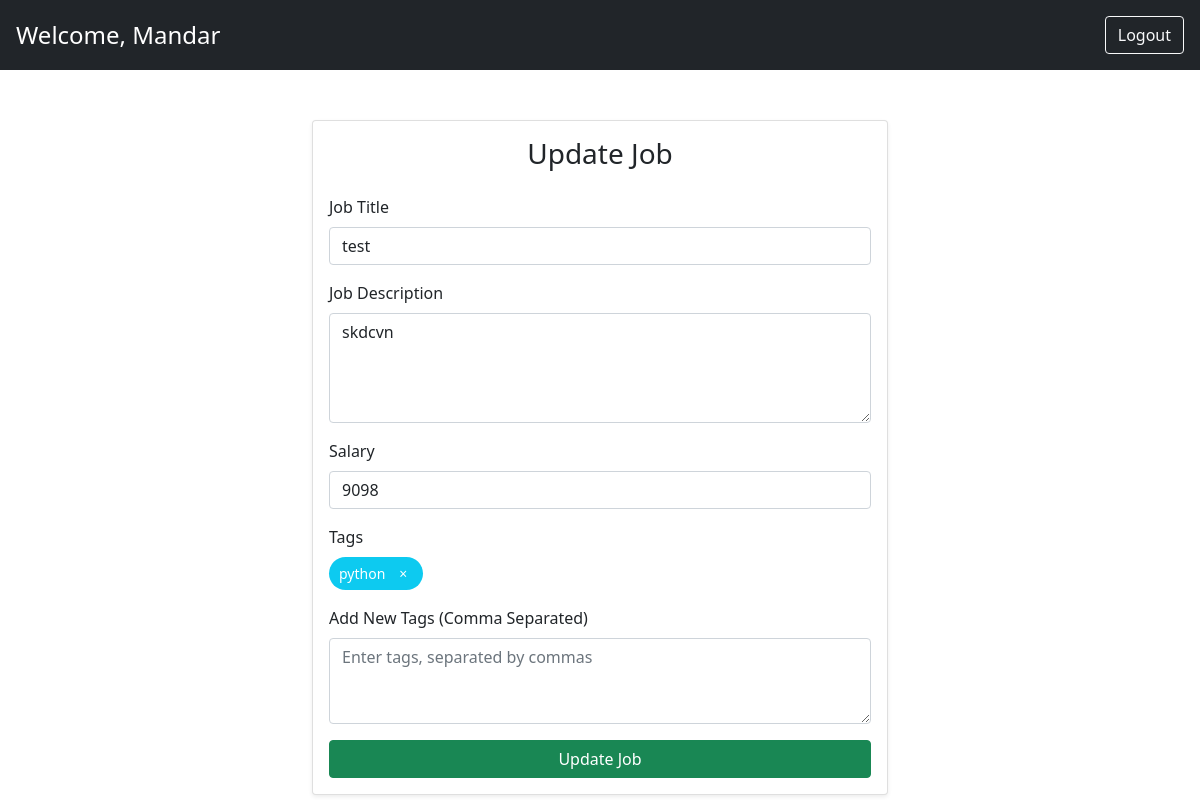
The app's page /job/update/18/ (signed in) with its own data.
### authentication/models.py (models this page shows, shortened)
class CustomUser(AbstractBaseUser):
    email = models.EmailField(unique=True)
    first_name = models.CharField(max_length=100)
    is_active = models.BooleanField(default=True)
    objects = CustomUserManager()
    USERNAME_FIELD = 'email'
    REQUIRED_FIELDS = ['first_name']

### jobs/models.py (models this page shows, shortened)
class Job(models.Model):
    title = models.CharField(max_length=255)
    description = models.TextField(blank=True)
    salary = models.IntegerField()
    company = models.ForeignKey(Company, on_delete=models.CASCADE, related_name='jobs',null=False)  # One company can have many jobs (for total participation the foreignky has null constraint)

class Tag(models.Model):
    tag = models.CharField(max_length=35)
    job = models.ForeignKey(Job,on_delete=models.CASCADE,null=False)

### jobs/views.py (the view)
# urls.py: path('update/<int:id>/',update_job,name="updatejob"),
@login_required
@company_required
def update_job(request, id):
    job = get_object_or_404(Job, id=id)
    company = Company.objects.filter(user=request.user).first()
    if job.company != company:
        return JsonResponse({'error':'401','message':'something went wrong'})
    if request.method == 'POST':
        form = JobForm(request.POST, instance=job)
        if form.is_valid():
            job = form.save()  # Save the updated job
            tags = form.cleaned_data.get('tags')
            if tags:
                tag_list = [tag.strip() for tag in tags.split(',')]  # Split and clean the tags
                Tag.objects.filter(job=job).delete()
                for tag in tag_list:
                    Tag.objects.get_or_create(tag=tag, job=job)
            return redirect('home')
        else:
            print(form.errors)
        return render(request, 'update-job.html', {'form': form, 'job': job})
    else:
        tags = Tag.objects.filter(job=job)  # Get tags associated with the job
        form = JobForm(instance=job)
        return render(request, 'update-job.html', {'form': form, 'job': job, 'tags': tags})

### jobs/forms.py
class JobForm(forms.ModelForm):
    tags = forms.CharField(
        required=False,
        widget=forms.Textarea(attrs={'placeholder': 'Enter tags separated by commas'}),
        label="Tags"
    )
    class Meta:
        model = Job
        fields = ['title', 'description','salary','tags']

### authentication/templates/update-job.html (shortened to what this page needs)
<!DOCTYPE html>
<html lang="en">
<head>
    <link href="https://cdn.jsdelivr.net/npm/bootstrap@5.0.2/dist/css/bootstrap.min.css" rel="stylesheet">
</head>
<body>
    <div class="bg-dark text-white p-3">
        <div class="d-flex justify-content-between align-items-center">
            <div class="fs-4">Welcome, {{user.first_name}}</div>
            <div>
                <a href="/auth/logout/" class="btn btn-outline-light ms-2">Logout</a>
            </div>
        </div>
    </div>
    <div class="container">
        <div class="card shadow-sm">
            <div class="card-body">
                <h3 class="card-title text-center mb-4">Update Job</h3>
                <form method="post">
                    <div class="mb-3">
                        <label for="title" class="form-label">Job Title</label>
                        <input type="text" id="title" name="title" class="form-control" value="{{ job.title }}" required>
                    </div>
                    <div class="mb-3">
                        <label for="description" class="form-label">Job Description</label>
                        <textarea id="description" name="description" class="form-control" rows="4" required>{{ job.description }}</textarea>
                    </div>
                    <div class="mb-3">
                        <label for="salary" class="form-label">Salary</label>
                        <input type="number" id="salary" name="salary" class="form-control" value="{{ job.salary }}" required>
                    </div>
                    <div class="mb-3">
                        <label for="tags" class="form-label">Tags</label>
                        <div class="tag-container" id="tags-container">
                            {% for tag in tags %}
                                <div class="tag-item" id="tag-{{ tag.id }}">
                                    {{ tag.tag }}
                                    <button type="button" class="remove-btn" onclick="removeTag('{{ tag.id }}', '{{ tag.tag }}')">&times;</button>
                                </div>
                            {% endfor %}
                        </div>
                    </div>
                    <div class="mb-3">
                        <label for="tags_input" class="form-label">Add New Tags (Comma Separated)</label>
                        <textarea id="tags_input" name="tags" class="form-control" rows="3" placeholder="Enter tags, separated by commas"></textarea>
                    </div>
                    <div class="d-grid gap-2">
                        <button type="button" onclick="solve()" class="btn btn-success">Update Job</button>
                    </div>
                </form>
            </div>
        </div>
    </div>
</body>
</html>

### authentication/templates/update-job.html (style rules this page uses)
.tag-container { display: flex; flex-wrap: wrap; gap: 10px; }
.tag-item { display: inline-flex; align-items: center; background-color: #0dcaf0; color: white; padding: 5px 10px; border-radius: 25px; font-size: 14px; }
.tag-item .remove-btn { background: transparent; border: none; color: white; margin-left: 8px; cursor: pointer; }
.container { max-width: 600px; margin-top: 50px; }

### records on screen
CustomUser: first_name "Mandar"
Job: title "test", description "skdcvn", salary "9098"
Tag: tag "python"
